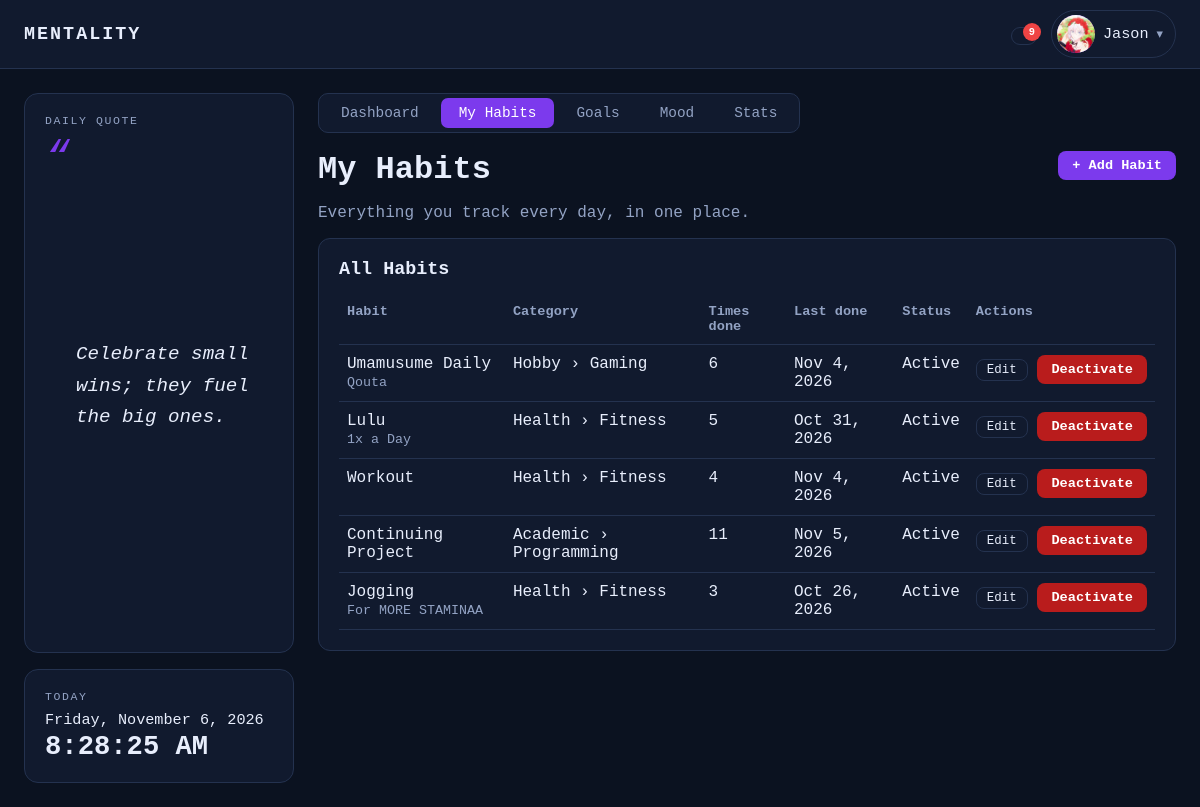
The app's page /habits.php (signed in) with its own data.
### tables this page shows
CREATE TABLE `habits` (
  `habit_id` int(10) unsigned NOT NULL AUTO_INCREMENT,
  `user_id` int(10) unsigned NOT NULL,
  `category_id` int(10) unsigned NOT NULL,
  `name` varchar(100) NOT NULL,
  `details` text DEFAULT NULL,
  `is_active` tinyint(1) NOT NULL DEFAULT 1,
  `created_at` timestamp NOT NULL DEFAULT current_timestamp(),
  PRIMARY KEY (`habit_id`),
  KEY `fk_habits_user` (`user_id`),
  KEY `fk_habits_category` (`category_id`),
  CONSTRAINT `fk_habits_category` FOREIGN KEY (`category_id`) REFERENCES `habit_categories` (`category_id`),
  CONSTRAINT `fk_habits_user` FOREIGN KEY (`user_id`) REFERENCES `users` (`user_id`) ON DELETE CASCADE
);

### includes/auth.php (called while the page is built, shortened)
<?php
function e($value): string {
    return htmlspecialchars((string)$value, ENT_QUOTES, 'UTF-8');
}

### includes/quotes.php (called while the page is built, shortened)
<?php
function daily_quote(): string {
    $quotes = all_quotes();
    $index  = hexdec(substr(md5(date('Y-m-d')), 0, 8)) % count($quotes);
    return $quotes[$index];
}

### includes/layout.php (the view, shortened to what this page needs)
<?php
require_once __DIR__ . '/auth.php';
require_once __DIR__ . '/quotes.php';
function asset_url(string $file): string {
    return BASE_URL . '/assets/' . $file . '?v=' . (int)@filemtime(__DIR__ . '/../assets/' . $file);
}
function get_reminders(PDO $pdo, int $uid): array {
    $today = date('Y-m-d');
    $out = [];
    $stmt = $pdo->prepare(
        'SELECT COUNT(*) FROM habits h
         WHERE h.user_id = ? AND h.is_active = 1 AND DATE(h.created_at) <= ?
           AND NOT EXISTS (SELECT 1 FROM habit_logs l WHERE l.habit_id = h.habit_id AND l.log_date = ? AND l.completed = 1)'
    );
    $stmt->execute([$uid, $today, $today]);
    $left = (int)$stmt->fetchColumn();
    if ($left > 0) {
        $out[] = ['icon' => 'habits', 'url' => 'dashboard.php',
                  'text' => 'You still have ' . $left . ' habit' . ($left === 1 ? '' : 's') . ' to complete today.'];
    }
    $stmt = $pdo->prepare('SELECT COUNT(*) FROM mood_logs WHERE user_id = ? AND log_date = ?');
    $stmt->execute([$uid, $today]);
    if ((int)$stmt->fetchColumn() === 0) {
        $out[] = ['icon' => 'mood', 'url' => 'mood.php', 'text' => 'You haven\'t logged your mood today.'];
    }
    $stmt = $pdo->prepare(
        "SELECT title, DATEDIFF(target_date, ?) AS d FROM goals
         WHERE user_id = ? AND status <> 'completed' AND target_date <= DATE_ADD(?, INTERVAL 3 DAY)
         ORDER BY target_date LIMIT 5"
    );
    $stmt->execute([$today, $uid, $today]);
    foreach ($stmt->fetchAll() as $g) {
        $d = (int)$g['d'];
        if ($d < 0)       { $when = abs($d) . ' day' . (abs($d) === 1 ? '' : 's') . ' overdue'; }
        elseif ($d === 0) { $when = 'due today'; }
        else              { $when = 'due in ' . $d . ' day' . ($d === 1 ? '' : 's'); }
        $out[] = ['icon' => 'goals', 'url' => 'goals.php', 'text' => 'Goal "' . $g['title'] . '" is ' . $when . '.'];
    }
    return $out;
}
function render_header(string $title, string $active = ''): void {
    global $pdo;
    $isUser = true;
    $theme  = (($_SESSION['theme'] ?? 'dark') === 'light') ? 'light' : 'dark';
    $name   = $_SESSION['full_name'] ?? $_SESSION['username'];
    $tabs   = $isUser ? [
        'dashboard' => ['Dashboard', 'dashboard.php'],
        'habits'    => ['My Habits', 'habits.php'],
        'goals'     => ['Goals',     'goals.php'],
        'mood'      => ['Mood',      'mood.php'],
        'stats'     => ['Stats',     'stats.php'],
    ] : [];
    $notifyOn = ((int)($_SESSION['notify'] ?? 1) === 1);
    $reminders = []; $stored = [];
    if ($isUser && $notifyOn) {
        $reminders = get_reminders($pdo, (int)$_SESSION['user_id']);
        $stmt = $pdo->prepare('SELECT message, created_at FROM notifications
                               WHERE user_id = ? AND is_cleared = 0 ORDER BY created_at DESC, notification_id DESC LIMIT 10');
        $stmt->execute([(int)$_SESSION['user_id']]);
        $stored = $stmt->fetchAll();
    }
    $bellCount = count($reminders) + count($stored);
    ?>
<!DOCTYPE html>
<html lang="en" data-theme="<?= e($theme) ?>">
<head>
    <link rel="stylesheet" href="<?= e(asset_url('style.css')) ?>">
</head>
<body>
<header class="appbar">
    <a class="brand" href="<?= BASE_URL ?>/dashboard.php" title="Go to Dashboard"><span>MENTALITY</span></a>
    <div class="appbar-right">
        <?php if ($isUser): ?>
        <div class="dropdown" data-dropdown>
            <button type="button" class="bell-btn" data-dropdown-toggle aria-label="Notifications" aria-haspopup="true">
                <?= icon('bell', 20) ?><?php if ($bellCount > 0): ?><span class="bell-badge"><?= $bellCount > 9 ? '9+' : $bellCount ?></span><?php endif; ?>
            </button>
        </div>
        <?php endif; ?>
        <div class="dropdown" data-dropdown>
            <button type="button" class="profile-btn" data-dropdown-toggle aria-haspopup="true">
                <?= avatar_html($_SESSION['avatar'] ?? null, $name) ?>
                <span class="profile-name"><?= e($name) ?></span><span class="caret">&#9662;</span>
            </button>
        </div>
    </div>
</header>
<div class="shell">
    <aside class="leftcol">
        <div class="quote-card">
            <div class="card-label">Daily Quote</div>
            <blockquote><?= e(daily_quote()) ?></blockquote>
        </div>
        <div class="today-card">
            <div class="card-label">Today</div>
            <div id="live-date" class="live-date"><?= e(date('l, F j, Y')) ?></div>
            <div id="live-time" class="live-time"><?= e(date('g:i:s A')) ?></div>
        </div>
    </aside>
    <main class="main">
    <?php if ($tabs): ?>
        <nav class="tabs dash-tabs">
            <?php foreach ($tabs as $key => [$label, $file]): ?>
                <a class="tab<?= $key === $active ? ' active' : '' ?>" href="<?= BASE_URL . '/' . $file ?>"><?= icon($key, 16) ?> <?= e($label) ?></a>
            <?php endforeach; ?>
        </nav>
    <?php endif; ?>
    <?php
}
function render_footer(array $scripts = []): void {
    ?>
    </main>
</div>
</body>
</html>
<?php
}
function avatar_html(?string $file, string $name, string $size = 'sm'): string {
    if ($file) {
        return '<img class="avatar ' . e($size) . '" src="' . BASE_URL . '/uploads/avatars/' . rawurlencode($file) . '" alt="Profile picture">';
    }
    $initial = mb_strtoupper(mb_substr(trim($name), 0, 1));
    return '<span class="avatar ' . e($size) . '">' . e($initial !== '' ? $initial : '?') . '</span>';
}

### habits.php (shortened to what this page needs)
<?php
require_once __DIR__ . '/includes/layout.php';
$uid = (int)$_SESSION['user_id'];
$stmt = $pdo->prepare('SELECT * FROM v_habit_overview WHERE user_id = ? ORDER BY is_active DESC, created_at DESC');
$stmt->execute([$uid]);
$habits = $stmt->fetchAll();
render_header('My Habits', 'habits');
?>
<div class="page-head">
    <div>
        <h1>My Habits</h1>
        <p class="muted">Everything you track every day, in one place.</p>
    </div>
    <button type="button" class="btn-sm" data-habit-new>+ Add Habit</button>
</div>
<div class="panel">
    <h2>All Habits</h2>
    <?php if (!$habits): ?>
        <p class="muted">No habits yet. Click <strong>+ Add Habit</strong> to create your first one.</p>
    <?php else: ?>
    <div class="table-wrap">
    <table class="list">
        <thead><tr><th>Habit</th><th>Category</th><th>Times done</th><th>Last done</th><th>Status</th><th>Actions</th></tr></thead>
        <tbody>
        <?php foreach ($habits as $h):
            $json = json_encode(['id' => (int)$h['habit_id'], 'name' => $h['name'], 'details' => (string)$h['details'], 'category' => (int)$h['category_id']], JSON_UNESCAPED_UNICODE);
        ?>
            <tr class="<?= $h['is_active'] ? '' : 'inactive' ?>">
                <td><?= e($h['name']) ?><?php if ($h['details']): ?><br><small class="muted"><?= e($h['details']) ?></small><?php endif; ?></td>
                <td><?= e($h['parent_category'] ? $h['parent_category'] . ' › ' . $h['category_name'] : $h['category_name']) ?></td>
                <td><?= (int)$h['total_completed'] ?></td>
                <td><?= $h['last_completed'] ? e(date('M j, Y', strtotime($h['last_completed']))) : '—' ?></td>
                <td><?= $h['is_active'] ? 'Active' : 'Inactive' ?></td>
                <td class="actions">
                    <button type="button" class="btn-ghost btn-edit" data-habit="<?= e($json) ?>"><?= icon('edit', 14) ?> Edit</button>
                    <form method="post" onsubmit="return confirm('<?= $h['is_active'] ? 'Deactivate this habit? Its history is kept.' : 'Reactivate this habit?' ?>');">
                        <button type="submit" class="btn-sm <?= $h['is_active'] ? 'btn-danger' : '' ?>"><?= $h['is_active'] ? 'Deactivate' : 'Reactivate' ?></button>
                    </form>
                </td>
            </tr>
        <?php endforeach; ?>
        </tbody>
    </table>
    </div>
    <?php endif; ?>
</div>
<?php render_footer(['habits.js']); ?>

### records on screen
habits: name "Umamusume Daily", details "Qouta", category_name "Hobby › Gaming", total_completed "6", last_completed "Nov 4, 2026", is_active "Active"
habits: name "Lulu", details "1x a Day", category_name "Health › Fitness", total_completed "5", last_completed "Oct 31, 2026", is_active "Active"
habits: name "Workout", category_name "Health › Fitness", total_completed "4", last_completed "Nov 4, 2026", is_active "Active"
habits: name "Continuing Project", category_name "Academic › Programming", total_completed "11", last_completed "Nov 5, 2026", is_active "Active"
habits: name "Jogging", details "For MORE STAMINAA", category_name "Health › Fitness", total_completed "3", last_completed "Oct 26, 2026", is_active "Active"

### other values on screen
$bellCount "9"
$name "Jason"
daily_quote() "Celebrate small wins; they fuel the big ones."
$label "Dashboard"
$label "My Habits"
$label "Goals"
$label "Mood"
$label "Stats"
